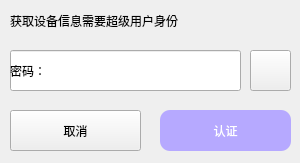
<?xml version="1.0" encoding="UTF-8"?>
<ui version="4.0">
 <class>getroot</class>
 <widget class="QWidget" name="getroot">
  <property name="windowModality">
   <enum>Qt::NonModal</enum>
  </property>
  <property name="geometry">
   <rect>
    <x>0</x>
    <y>0</y>
    <width>300</width>
    <height>163</height>
   </rect>
  </property>
  <property name="windowTitle">
   <string>身份验证</string>
  </property>
  <widget class="QLabel" name="label">
   <property name="geometry">
    <rect>
     <x>10</x>
     <y>-10</y>
     <width>231</width>
     <height>61</height>
    </rect>
   </property>
   <property name="styleSheet">
    <string notr="true">font: 12pt &quot;永中粗黑&quot;;
</string>
   </property>
   <property name="text">
    <string>获取设备信息需要超级用户身份</string>
   </property>
  </widget>
  <widget class="QPushButton" name="pushButton_check">
   <property name="geometry">
    <rect>
     <x>160</x>
     <y>110</y>
     <width>131</width>
     <height>41</height>
    </rect>
   </property>
   <property name="mouseTracking">
    <bool>false</bool>
   </property>
   <property name="tabletTracking">
    <bool>false</bool>
   </property>
   <property name="toolTipDuration">
    <number>0</number>
   </property>
   <property name="autoFillBackground">
    <bool>false</bool>
   </property>
   <property name="styleSheet">
    <string notr="true">QPushButton{
    background:rgb(182, 169, 255);
 color:#fff;
border-radius:10px 10px 0 0;
}</string>
   </property>
   <property name="text">
    <string>认证</string>
   </property>
  </widget>
  <widget class="QPushButton" name="pushButton_close">
   <property name="geometry">
    <rect>
     <x>10</x>
     <y>110</y>
     <width>131</width>
     <height>41</height>
    </rect>
   </property>
   <property name="styleSheet">
    <string notr="true"/>
   </property>
   <property name="text">
    <string>取消</string>
   </property>
  </widget>
  <widget class="QLineEdit" name="lineEdit">
   <property name="geometry">
    <rect>
     <x>10</x>
     <y>50</y>
     <width>231</width>
     <height>41</height>
    </rect>
   </property>
   <property name="styleSheet">
    <string notr="true">QPushButton{
   padding-top: 30px;
    border-image:url(:ico/res/show_pass.png) 0px 0px no-repeat;
  
}</string>
   </property>
  </widget>
  <widget class="QPushButton" name="pushButton_show">
   <property name="enabled">
    <bool>true</bool>
   </property>
   <property name="geometry">
    <rect>
     <x>250</x>
     <y>50</y>
     <width>41</width>
     <height>41</height>
    </rect>
   </property>
   <property name="cursor">
    <cursorShape>PointingHandCursor</cursorShape>
   </property>
   <property name="mouseTracking">
    <bool>false</bool>
   </property>
   <property name="tabletTracking">
    <bool>false</bool>
   </property>
   <property name="autoFillBackground">
    <bool>false</bool>
   </property>
   <property name="styleSheet">
    <string notr="true">QPushButton{
    border-image:url(:ico/res/show.png) 0px 0px no-repeat;
}
QPushButton:hover{
     border-image:url(:ico/res/show_pass.png) -0px 0px no-repeat;
}</string>
   </property>
   <property name="text">
    <string/>
   </property>
   <property name="iconSize">
    <size>
     <width>0</width>
     <height>0</height>
    </size>
   </property>
   <property name="checkable">
    <bool>false</bool>
   </property>
   <property name="checked">
    <bool>false</bool>
   </property>
  </widget>
  <widget class="QLabel" name="label_pass">
   <property name="geometry">
    <rect>
     <x>10</x>
     <y>50</y>
     <width>206</width>
     <height>41</height>
    </rect>
   </property>
   <property name="toolTipDuration">
    <number>-2</number>
   </property>
   <property name="layoutDirection">
    <enum>Qt::LeftToRight</enum>
   </property>
   <property name="styleSheet">
    <string notr="true"/>
   </property>
   <property name="text">
    <string>密码：</string>
   </property>
   <property name="textFormat">
    <enum>Qt::PlainText</enum>
   </property>
   <property name="scaledContents">
    <bool>false</bool>
   </property>
   <property name="wordWrap">
    <bool>false</bool>
   </property>
   <property name="margin">
    <number>13</number>
   </property>
   <property name="openExternalLinks">
    <bool>false</bool>
   </property>
  </widget>
 </widget>
 <resources/>
 <connections/>
</ui>
